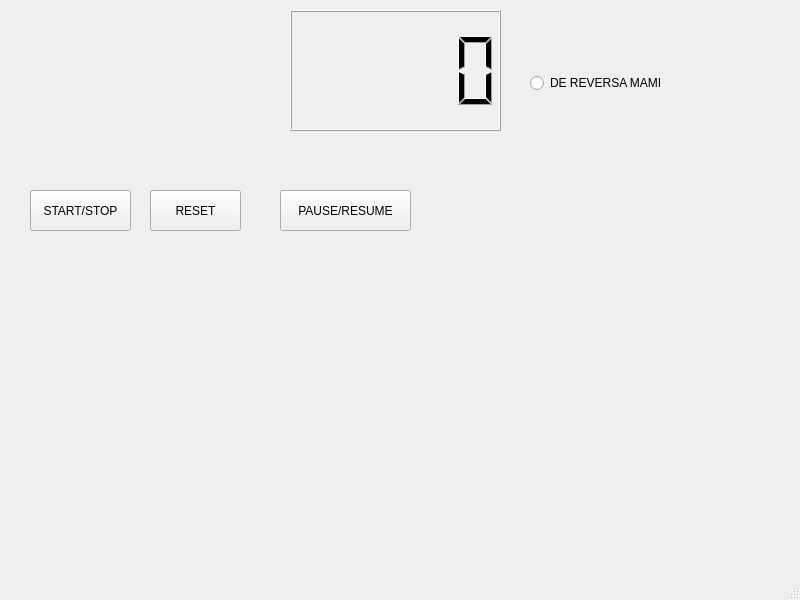
<?xml version="1.0" encoding="UTF-8"?>
<ui version="4.0">
 <class>MainWindow</class>
 <widget class="QMainWindow" name="MainWindow">
  <property name="geometry">
   <rect>
    <x>0</x>
    <y>0</y>
    <width>800</width>
    <height>600</height>
   </rect>
  </property>
  <property name="windowTitle">
   <string>MainWindow</string>
  </property>
  <widget class="QWidget" name="centralwidget">
   <widget class="QPushButton" name="pushButton">
    <property name="geometry">
     <rect>
      <x>30</x>
      <y>190</y>
      <width>101</width>
      <height>41</height>
     </rect>
    </property>
    <property name="text">
     <string>START/STOP</string>
    </property>
   </widget>
   <widget class="QLCDNumber" name="lcdNumber">
    <property name="geometry">
     <rect>
      <x>290</x>
      <y>10</y>
      <width>211</width>
      <height>121</height>
     </rect>
    </property>
   </widget>
   <widget class="QPushButton" name="pushButton_2">
    <property name="geometry">
     <rect>
      <x>150</x>
      <y>190</y>
      <width>91</width>
      <height>41</height>
     </rect>
    </property>
    <property name="text">
     <string>RESET</string>
    </property>
   </widget>
   <widget class="QPushButton" name="pushButton_3">
    <property name="geometry">
     <rect>
      <x>280</x>
      <y>190</y>
      <width>131</width>
      <height>41</height>
     </rect>
    </property>
    <property name="text">
     <string>PAUSE/RESUME</string>
    </property>
   </widget>
   <widget class="QRadioButton" name="radioButton">
    <property name="geometry">
     <rect>
      <x>530</x>
      <y>70</y>
      <width>171</width>
      <height>26</height>
     </rect>
    </property>
    <property name="text">
     <string>DE REVERSA MAMI</string>
    </property>
   </widget>
  </widget>
  <widget class="QMenuBar" name="menubar">
   <property name="geometry">
    <rect>
     <x>0</x>
     <y>0</y>
     <width>800</width>
     <height>25</height>
    </rect>
   </property>
  </widget>
  <widget class="QStatusBar" name="statusbar"/>
 </widget>
 <resources/>
 <connections/>
</ui>
